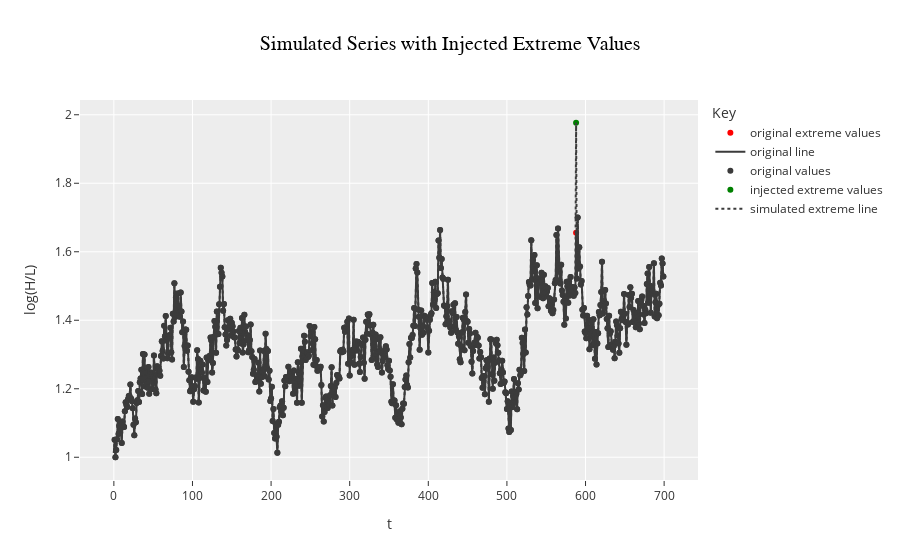

The code cell stored with this chart in its notebook:
### Code cell
plot_extremes_compare(anom_df, x="t", y="untransformed", y2="untransformed_ext", color_col="max_flag_shifted", differenced = False)

### Figure 1 — Plotly figure (JSON) as saved in the notebook; plotly's stock layout.template omitted (floating-point values rounded to 4 significant figures; data arrays with more than 128 entries replaced by an {"elided": "..."} marker saying what was removed)
{"data": [{"marker": {"color": "#3B3B3B"}, "mode": "markers", "showlegend": false, "type": "scatter", "x": {"elided": "698 int values"}, "y": {"elided": "698 float values"}}, {"marker": {"color": "red"}, "mode": "markers", "name": "original extreme values", "showlegend": true, "type": "scatter", "x": [588], "y": [1.656]}, {"line": {"color": "#3B3B3B"}, "mode": "lines", "name": "original line", "showlegend": true, "type": "scatter", "x": {"elided": "700 int values"}, "y": {"elided": "700 float values"}}, {"marker": {"color": "#3B3B3B"}, "mode": "markers", "name": "original values", "showlegend": true, "type": "scatter", "x": {"elided": "698 int values"}, "y": {"elided": "698 float values"}}, {"marker": {"color": "green"}, "mode": "markers", "name": "injected extreme values", "showlegend": true, "type": "scatter", "x": [588], "y": [1.977]}, {"line": {"color": "#3B3B3B", "dash": "dot"}, "mode": "lines", "name": "simulated extreme line", "showlegend": true, "type": "scatter", "x": {"elided": "700 int values"}, "y": {"elided": "700 float values"}}], "layout": {"legend": {"title": {"text": "Key"}}, "title": {"font": {"color": "black", "family": "Arial", "size": 20}, "text": "Simulated Series with Injected Extreme Values", "x": 0.5, "xanchor": "center"}, "xaxis": {"title": {"text": "t"}}, "yaxis": {"title": {"text": "log(H/L)"}}}}
